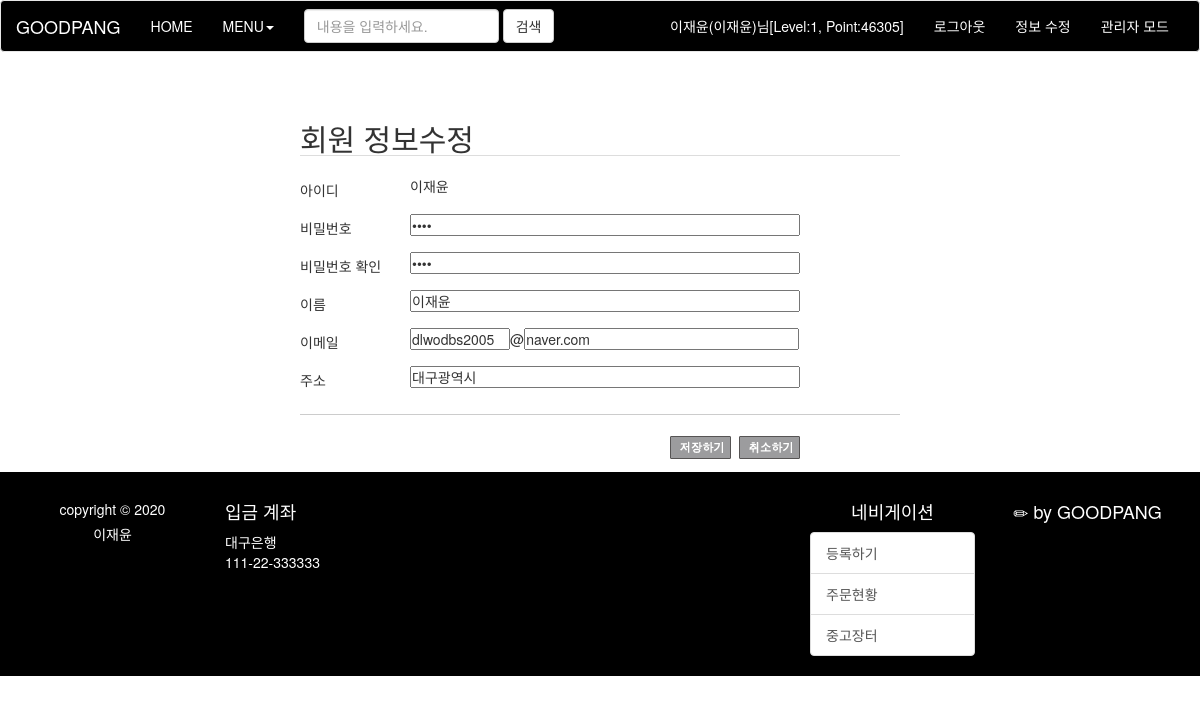
The app's page /final-project-final/member_modify_form.php (signed in) with its own data.
### tables this page shows
CREATE TABLE `members` (
  `num` int(11) NOT NULL,
  `id` char(15) NOT NULL,
  `pass` char(15) NOT NULL,
  `name` char(10) NOT NULL,
  `email` char(80) DEFAULT NULL,
  `address` varchar(30) NOT NULL,
  `regist_day` char(20) DEFAULT NULL,
  `level` int(11) DEFAULT NULL,
  `point` int(11) DEFAULT NULL
);

### final-project-final/member_modify_form.php (the view, shortened to what this page needs)
<!DOCTYPE html>
<html>
<head>
<link rel="stylesheet" type="text/css" href="./css/common.css">
<link rel="stylesheet" type="text/css" href="./css/member.css">
<link rel="stylesheet" href="./css/bootstrap.min.css">
<link rel="stylesheet" href="./css/bar.css">
</head>
<body>
	<header>
    	<?php include "header.php";?>
    </header>
<?php
   	$con = mysqli_connect("localhost", "user1", "12345", "goodpang");
    $sql    = "select * from members where id='$userid'";
    $result = mysqli_query($con, $sql);
    $row    = mysqli_fetch_array($result);
    $pass = $row["pass"];
    $name = $row["name"];
		$address = $row["address"];
    $email = explode("@", $row["email"]);
    $email1 = $email[0];
    $email2 = $email[1];
?>
	<section>
        <div id="main_content">
      		<div id="join_box">
          	<form  name="member_form" method="post" action="member_modify.php?id=<?=$userid?>">
			    <h2>회원 정보수정</h2>
    		    	<div class="form id">
				        <div class="col1">아이디</div>
				        <div class="col2">
							<?=$userid?>
				        </div>
			       	</div>
			       	<div class="form">
				        <div class="col1">비밀번호</div>
				        <div class="col2">
							<input type="password" name="pass" value="<?=$pass?>">
				        </div>
			       	</div>
			       	<div class="form">
				        <div class="col1">비밀번호 확인</div>
				        <div class="col2">
							<input type="password" name="pass_confirm" value="<?=$pass?>">
				        </div>
			       	</div>
			       	<div class="form">
				        <div class="col1">이름</div>
				        <div class="col2">
							<input type="text" name="name" value="<?=$name?>">
				        </div>
			       	</div>
			       	<div class="form email">
				        <div class="col1">이메일</div>
				        <div class="col2">
							<input type="text" name="email1" value="<?=$email1?>">@<input
							       type="text" name="email2" value="<?=$email2?>">
				        </div>
			       	</div>
			       	<div class="form">
				        <div class="col1">주소</div>
				        <div class="col2">
							<input type="text" name="address" value="<?=$address?>">
				        </div>
			       	</div>
			       	<div class="bottom_line"> </div>
			       	<div class="buttons">
	                	<img style="cursor:pointer" src="./img/button_save.gif" onclick="check_input()">&nbsp;
                  		<img id="reset_button" style="cursor:pointer" src="./img/button_reset.gif"
                  			onclick="reset_form()">
	           		</div>
           	</form>
        	</div>
        </div>
	</section>
	<footer style="background-color: #000000; color: #ffffff">
    	<?php include "footer.php";?>
    </footer>
</body>
</html>

### final-project-final/css/common.css (style rules this page uses)
* { padding: 0; margin: 0; }
body { font-family: "돋움"; font-size: 14px; }
img { border: 0; }

### final-project-final/css/member.css (style rules this page uses)
#main_content { position: relative; width: 1000px; height: 400px; margin: 0 auto; }
#join_box { width: 600px; margin: 0 auto; }
#join_box h2 { border-bottom: solid 1px #dddddd; padding-top: 50px; }
#join_box .col1 { float: left; width: 110px; margin-top: 4px; }
#join_box .col2 { float: left; width: 400px; }
#join_box .form input { width: 390px; height: 22px; }
#join_box .form { height: 38px; }
#join_box .id { margin-top: 20px; }
#join_box input[name=email1] { width: 100px; }
#join_box input[name=email2] { width: 275px; }
#join_box .bottom_line { margin-top: 10px; border-bottom: solid 1px #cccccc; }
#join_box .buttons { text-align: right; margin: 20px 100px 0 0; }

### final-project-final/css/bar.css (style rules this page uses)
* { font-family: :'Nanum Gothic'; }

### records on screen
members: name "이재윤", email1 "dlwodbs2005", email2 "naver.com", address "대구광역시"

### other values on screen
$logged "이재윤(이재윤)님[Level:1, Point:46305]"
$userid "이재윤"
